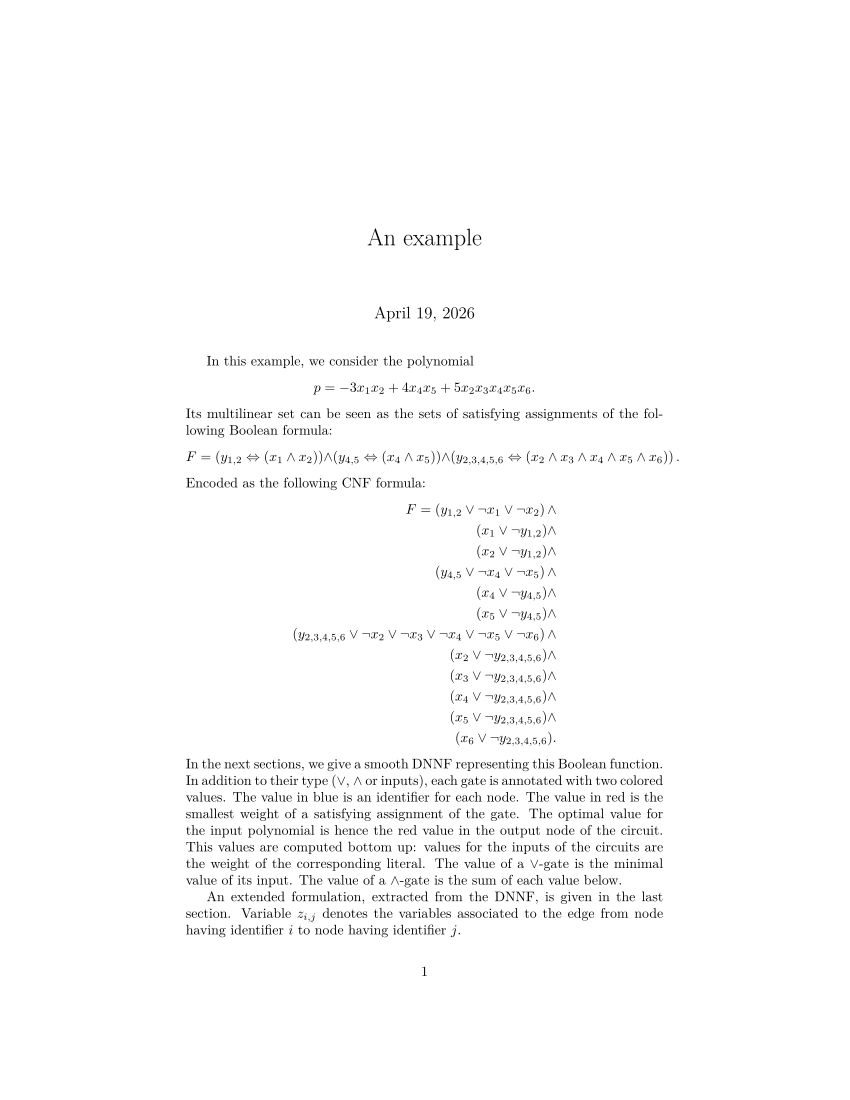

The Python source for this figure:
#!/usr/bin/python3
import sys
from compile import *

# normalize a decision DNNF into a proper DNNF
def normalizeDNNF(dnnf):
    newcircuit = {"nodes": {}, "inputs": {}, "id": len(dnnf["nodes"])}
    r = normalizeDNNF_aux(dnnf["nodes"], dnnf["root"], {}, newcircuit)
    return {"root" : r, "weights": dnnf["weights"], "nodes": newcircuit["nodes"]}

def normalizeDNNF_aux(nodes, idn, cache, newcircuit): 
    if idn in cache:
        return cache[idn]
    
    cache[idn] = "ERR" # temporary value
    
    if nodes[idn]["type"] == "and" or nodes[idn]["type"] == "or":
        newcircuit["nodes"][idn] = {"type": nodes[idn]["type"], "inputs": []}
        cache[idn] = idn

        for i in nodes[idn]["inputs"]:
            j = normalizeDNNF_aux(nodes, i, cache, newcircuit)
            if newcircuit["nodes"][j]["type"] == nodes[idn]["type"]:
                newcircuit["nodes"][idn]["inputs"] += newcircuit["nodes"][j]["inputs"]
            else:
                newcircuit["nodes"][idn]["inputs"].append(j)
#        newcircuit["nodes"][idn]["inputs"] = [ for i in nodes[idn]["inputs"]]
        
    elif nodes[idn]["type"] == "dec": 
        v = nodes[idn]["var"]
        nodeinputs = nodes[idn]["inputs"]
        activeinputs = [(i,j) for (i,j) in enumerate(nodeinputs) if j is not None]

        newcircuit["nodes"][idn] = {"type" : "or", "inputs" : []}
        for (i, id2) in activeinputs:
            if (v,i) not in newcircuit["inputs"]: # print input if node done yet
                id1 = newcircuit["id"]
                newcircuit["id"]+=1
                newcircuit["inputs"][(v,i)] = id1
                newcircuit["nodes"][id1] = {"type" : "input", "var" : v, "val" : i}                
                
            if len(activeinputs) > 1: # no unit propagation
                ida = newcircuit["id"]
                newcircuit["id"] += 1
                newcircuit["nodes"][idn]["inputs"].append(ida)
                newcircuit["nodes"][ida] = {"type": "and",
                                            "inputs": [newcircuit["inputs"][(v,i)], normalizeDNNF_aux(nodes, id2, cache, newcircuit) ]
                                            }
                cache[idn] = idn
                
            else: # there is a unit propagation
                if nodes[id2]["type"] != "top":
                    newcircuit["nodes"][idn]["type"]="and"
                    newcircuit["nodes"][idn]["inputs"].append(newcircuit["inputs"][(v,i)])
                    newcircuit["nodes"][idn]["inputs"].append(normalizeDNNF_aux(nodes, id2, cache, newcircuit))
                    cache[idn] = idn
                else:
                    cache[idn] = newcircuit["inputs"][(v,i)]
    elif nodes[idn]["type"] == "input":
        newcircuit["nodes"][idn] = nodes[idn].copy()
        cache[idn]=idn
        
    return cache[idn]

def dnnf2tikz(dnnf):
    print("\\resizebox{\\columnwidth}{!}{")
    print("\\begin{tikzpicture}[>=stealth]\n \
    \\graph [layered layout, grow=up, level distance=1in,\n \
    sibling distance=0.5in, edge quotes={fill=background, inner sep=1.25pt, font=\\ttfamily\\scriptsize}]\n \
    {")
    dnnf2tikz_aux(dnnf["nodes"], dnnf["root"], {}, {})
    print("};\n \
    \\end{tikzpicture}}")

def dnnf2tikz_aux(nodes, idn, cache, inputs):
    if idn in cache:
        return cache[idn]
    cache[idn] = "ERR"
    w = f"\\textbf{{\\color{{red}} {nodes[idn]['min']}}}"
    idnstr = f"\\textbf{{\\color{{blue}} {idn}}}"
    if nodes[idn]["type"] == "and":
        cache[idn] = f"N{idn}"
        print(f"N{idn} [as={{\\small: {idnstr}|{w}}},wedge];")
        for i in nodes[idn]["inputs"]:
            ni = dnnf2tikz_aux(nodes, i, cache, inputs)
            print(f"{ni} -> N{idn};")
            
    elif nodes[idn]["type"] == "or":
        cache[idn] = f"N{idn}"
        print(f"N{idn} [as={{\\small: {idnstr}|{w}}},vee];")
        for i in nodes[idn]["inputs"]:            
            print(f"{dnnf2tikz_aux(nodes, i, cache, inputs)} -> N{idn};")
            
        
    elif nodes[idn]["type"] == "dec":
        cache[idn] = f"N{idn}"

        v = nodes[idn]["var"]
        nodeinputs = nodes[idn]["inputs"]
        
        print(f"N{idn} [as={v},decision];")
        for (i, id2) in enumerate(nodeinputs):
            if id2 is not None:
                print(f"{dnnf2tikz_aux(nodes, id2, cache, inputs)} ->[{'dashed' if i==0 else ''}] N{idn};")

    elif nodes[idn]["type"] == "input":
        cache[idn] = f"N{idn}"
        neg = "\\neg "
        print(f"N{idn} [as={neg if nodes[idn]['val']==0 else ''}{nodes[idn]['var']}: {{{idnstr}| {w}}}, input];")
                
    elif nodes[idn]["type"] == "bot":
        cache[idn] = f"N{idn}"
        print(f"N{idn} [as={{\\small: {idnstr}|{w}}},bot];")

    elif nodes[idn]["type"] == "top":
        cache[idn] = f"N{idn}"
        print(f"N{idn} [as={{\\small: {idnstr}|{w}}},top];")

    else:
        raise Exception("Unknown type")
    return cache[idn]


def dnnf2dot(dnnf):
    print("digraph g {")
    print("rankdir=BT")
    dnnf2dot_aux(dnnf["nodes"], dnnf["root"], {}, {})
    print("}")
    
def dnnf2dot_aux(nodes, idn, cache, inputs):
    if idn in cache:
        return cache[idn]
    cache[idn] = "ERR"
    if nodes[idn]["type"] == "and":
        cache[idn] = f"N{idn}"
        print(f"N{idn} [label=∧]")
        for i in nodes[idn]["inputs"]:            
            print(f"{dnnf2dot_aux(nodes, i, cache, inputs)} -> N{idn}")
            
    elif nodes[idn]["type"] == "or":
        cache[idn] = f"N{idn}"
        print(f"N{idn} [label=∨]")
        for i in nodes[idn]["inputs"]:            
            print(f"{dnnf2dot_aux(nodes, i, cache, inputs)} -> N{idn}")
            
        
    elif nodes[idn]["type"] == "dec":
        cache[idn] = f"N{idn}"

        v = nodes[idn]["var"]
        nodeinputs = nodes[idn]["inputs"]
        
        print(f"N{idn} [label=\"{v}\"]")
        for (i, id2) in enumerate(nodeinputs):
            if id2 is not None:
                print(f"{dnnf2dot_aux(nodes, id2, cache, inputs)} -> N{idn} [style={'dashed' if i==0 else 'solid'}]")

    elif nodes[idn]["type"] == "input":
        cache[idn] = f"N{idn}"
        print(f"N{idn} [label=\"{'¬' if nodes[idn]['val']==0 else ''}{nodes[idn]['var']}\"]")
                
    elif nodes[idn]["type"] == "bot":
        print("this is a bot")
        cache[idn] = f"N{idn}"
        print(f"N{idn} [label=0]")

    elif nodes[idn]["type"] == "top":
        cache[idn] = f"N{idn}"
        print(f"N{idn} [label=1]")

    else:
        raise Exception("Unknown type")
    return cache[idn]

def annotate_dnnf(dnnf, n, stamp):
    node = dnnf["nodes"][n]
    if "stamp" in node and node["stamp"] == stamp:
        return

    node["stamp"] = stamp
    if "vars" not in node:
        node["vars"] = set()
    if "outputs" not in node:
        node["outputs"] = set()
    if "min" not in node:
        node["min"] = None
        
    if node["type"]=="and":
        m = 0
        for i in node["inputs"]:
            annotate_dnnf(dnnf, i, stamp)
            dnnf["nodes"][i]["outputs"].add(n)
            node["vars"].update(dnnf["nodes"][i]["vars"])            
            m += dnnf["nodes"][i]["min"]
        node["min"] = m
        return
    
    if node["type"]=="or":
        m = None
        for i in node["inputs"]:
            annotate_dnnf(dnnf, i, stamp)
            dnnf["nodes"][i]["outputs"].add(n)
            node["vars"].update(dnnf["nodes"][i]["vars"])
            if m is None or dnnf["nodes"][i]["min"] < m:
                m = dnnf["nodes"][i]["min"]
        node["min"] = m
        return

    if node["type"] == "dec":
        for i in node["inputs"]:
            node["vars"].add(node["var"])
            w = dnnf["weights"][node["var"]]
            m = None
            if i is not None:                
                annotate_dnnf(dnnf, i, stamp)
                dnnf["nodes"][i]["outputs"].add(n)
                node["vars"].update(dnnf["nodes"][i]["vars"])
                w = dnnf["weights"][node["var"]][node["val"]]
                if m is None or dnnf["nodes"][i]["min"]+w<m:
                    m = dnnf["nodes"][i]["min"]+w<m
            node["min"] = m
        return
        

    if node["type"]=="top":
        node["min"] = 0
        return
    if node["type"]=="bot":
        node["min"] = None
        return

    if node["type"]=="input":
        node["vars"].add(node["var"])
        node["min"] = dnnf["weights"][node["var"]][node["val"]]
        # keep a pointer toward inputs
        if "inputs" not in dnnf:
            dnnf["inputs"] = {}            
        dnnf["inputs"][(node["var"], node["val"])] = n
        return


def smooth_dnnf(d):  # smooth a dnnf ; it must be annotated
    idx = max(d["nodes"].keys())+1
    keys = list(d["nodes"].keys())
    for k in keys:
        current = d["nodes"][k]
        if current["type"] == "or":
            for i in range(len(current["inputs"])):
                child = d["nodes"][current["inputs"][i]]
                
                if current["vars"] != child["vars"]: # not smooth
                    newand = idx
                    idx += 1
                    d["nodes"][newand] = {
                        "type": "and",
                        "inputs": [ current["inputs"][i] ],
                        "outputs" : set([k]),
                        "vars" : current["vars"],
                        "stamp": current["stamp"]
                    }
                    
                    current["inputs"][i] = newand
                    
                    child["outputs"].remove(k)
                    child["outputs"].add(newand)
                    
                    for x in current["vars"]-child["vars"]:

                        if (x,-1) not in d["inputs"]: # we do not have a tautology on x already
                            newor = idx
                            idx += 1
                            d["inputs"][(x,-1)] = newor 
                            d["nodes"][newor] = {
                                "type": "or",
                                "outputs" : set([newand]),
                                "vars" : set([x]),
                                "stamp": current["stamp"],
                                "inputs": []
                            }
                            for b in range(2):
                                if (x,b) not in d["inputs"]:
                                    d["inputs"][(x,b)] = {
                                        "type": "input",
                                        "var" : x,
                                        "vars": set(x),
                                        "val": b,
                                        "outputs" : set([newor]),
                                        "stamp": current["stamp"],
                                    }
                                else:
                                    idinput=d["inputs"][(x,b)]
                                    d["nodes"][idinput]["outputs"].add(newor)
                                d["nodes"][newor]["inputs"].append(d["inputs"][(x,b)])
                                
                        d["nodes"][newand]["inputs"].append(d["inputs"][(x,-1)])

                        
def extended_formulation(dnnf):
    orcst = []
    andcst = []
    incst = []
    def linsum(l, n, out):
        if l:            
            return "+".join([f"z_{{{n,m}}}" for m in l]) if out else "+".join([f"z_{{{m,n}}}" for m in l]) 
        else:
            return "1"
        
    for n in dnnf["nodes"]:
        node = dnnf["nodes"][n]
        if node["type"] == "or":
            orcst.append(f"{linsum(node['inputs'], n, False)} = {linsum(node['outputs'], n, True)}")
        elif node["type"] == "and":
            for e in node["inputs"]:
                andcst.append(f"z_{{{e,n}}} = {linsum(node['outputs'], n, True)}")
        elif node["type"] == "input":
            if node["val"] == 1:
                incst.append(f"{linsum(node['outputs'], n, True)} = 1")
    return (orcst,andcst,incst)
        
def main():
    if len(sys.argv)<=1:
        print(f"Usage: {sys.argv[0]} polynomial.poly")
        exit(1)

    with open(sys.argv[1]) as f:
        p = parse_poly(f.readlines())
        f.close()
    cnf,names,weights = poly2cnf(p)
    r={}
    root = dpll(cnf,names,[],r)

    d = {"root" : root, "nodes": r["nodes"], "weights": weights,  "poly": p["poly"]}
    poly = p["poly"]
    d = normalizeDNNF(d)
    f.close()

    # compute variables and outputs
    stamp = 0
    annotate_dnnf(d,d["root"],stamp)    
    stamp+=1
    
    # smooth
    smooth_dnnf(d)

    # compress gates
    d = normalizeDNNF(d)
    annotate_dnnf(d,d["root"],stamp+1)
    # clean unused variables
    useless = []
    for k in d["nodes"]:
        if "stamp" not in d["nodes"][k]:
            useless.append(k)
    for k in useless:
        d["nodes"].pop(k)

    # Generate example
    
    with open("header.tex") as head:
        print(head.read())
        head.close()
        
    def pretty(p):
        l = []
        for m in p:
            l.append(f"{m[0]}{''.join([f'x_{i}' for i in m[1]])}")
        return "\\[ p = "+'+'.join(l)+".\\]"

    def formula(p):
        l = []
        for m in p:
            w = '\\wedge '
            l.append(f"\\left(y_{{{','.join(map(str,m[1]))}}} \\Leftrightarrow ({w.join([f'x_{i}' for i in m[1]])})\\right)")
        return "\\[ F = "+w.join(l)+".\\]"

    def cnf(p):
        l = []
        for m in p:
            w = '\\wedge \\\\'
            v = '\\vee '
            neg='\\neg '
            y=f"y_{{{','.join(map(str,m[1]))}}}"
            l.append(f"\\left({y} \\vee {v.join([f'{neg}x_{i}' for i in m[1]])}\\right)")
            for x in m[1]:
                l.append(f'(x_{x} {v} {neg}{y})')
        return "\\begin{align*} F = "+w.join(l)+".\\end{align*}"

    print(f"In this example, we consider the polynomial {pretty(poly)}")
    print(f"Its multilinear set can be seen as the sets of satisfying assignments of the following Boolean formula: {formula(poly)}")
    print(f"Encoded as the following CNF formula: {cnf(poly)}")
    print(f"In the next sections, we give a smooth DNNF representing this Boolean function. In addition to their type ($\\vee$, $\\wedge$ or inputs), each gate is annotated with two colored values. The value in blue is an identifier for each node. The value in red is the smallest weight of a satisfying assignment of the gate. The optimal value for the input polynomial is hence the red value in the output node of the circuit. This values are computed bottom up: values for the inputs of the circuits are the weight of the corresponding literal. The value of a $\\vee$-gate is the minimal value of its input. The value of a $\\wedge$-gate is the sum of each value below. \n")
    print("An extended formulation, extracted from the DNNF, is given in the last section. Variable $z_{{i,j}}$ denotes the variables associated to the edge from node having identifier $i$ to node having identifier $j$.")

    print("\\section{A smooth DNNF}")
    dnnf2tikz(d)
    print("\\newpage \\section{The extended formulation} \\begin{multicols*}{2} \\noindent")
    orcst, andcst, incst = extended_formulation(d)
    print("\\subsection{Constraints for $\\vee$-nodes}")
    print("\\\\ \n".join([f"${c}$" for c in orcst]))
    print("\\subsection{Constraints for $\\wedge$-nodes}")
    print("\\\\ \n".join([f"${c}$" for c in andcst]))
    print("\\subsection{Constraints for inputs}")
    print("\\\\ \n".join([f"${c}$" for c in incst]))
    print("\\end{multicols*}")
    with open("tail.tex") as tail:
        print(tail.read())
        tail.close()


    # dnnf2tikz(d)
    
if __name__ == '__main__':
    main()
    
